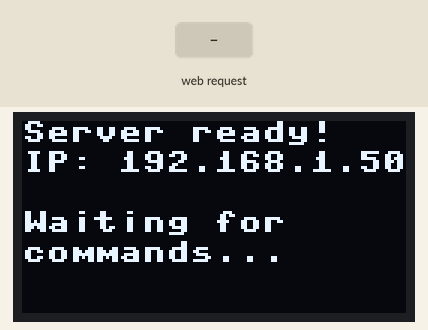
Recording of a program running on a simulated ESP32 board running MicroPython. Parts: 128×64 one-colour display. Inputs (shaded band) come from the test bench. WiFi joins after 1.5 s; what the program prints to the serial console is not drawn.

Above: at 3.3 s.
3.4 s: HTTP request GET /cmd/ received
At 4.3 s:
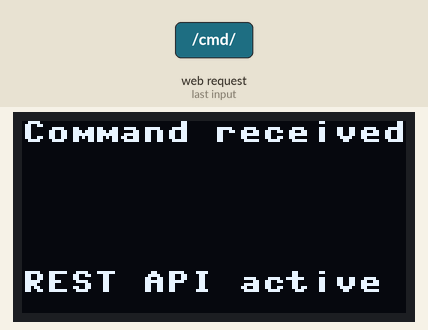
4.9 s: HTTP request GET / received
Timing chart, 0 to 7.9 s (numbered marks = the images above; inputs shaded):
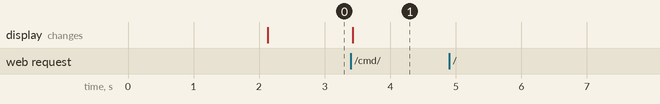

Measured:
- after the input at 3.4 s, the display: changes at once (image 1)
- after the input at 4.9 s, every drawn part: stays the same

The program:

230_robot_arm_controlled.py
```python
"""
Simple Web Server for ESP32 using MicroPython
This program creates a web server that accepts REST commands and displays them on an OLED screen.
"""

import socket
import network
import time
from machine import Pin, I2C
import ssd1306

# Wi-Fi Configuration
WIFI_SSID = "YourWiFiSSID"  # Replace with your Wi-Fi SSID
WIFI_PASSWORD = "YourWiFiPassword"  # Replace with your Wi-Fi password

# Server Configuration
HOST = '0.0.0.0'  # Listen on all available interfaces
PORT = 80  # Standard HTTP port

# OLED Display Setup (as seen in 010 lines.py)
i2c = I2C(0, scl=Pin(22), sda=Pin(21), freq=400000)
display = ssd1306.SSD1306_I2C(128, 64, i2c)
display.fill(0)
display.text("Server starting...", 0, 0)
display.show()

# Connect to Wi-Fi network
def connect_wifi():
    wlan = network.WLAN(network.STA_IF)
    wlan.active(True)

    if not wlan.isconnected():
        print(f"Connecting to {WIFI_SSID}...")
        display.fill(0)
        display.text(f"Connecting to", 0, 0)
        display.text(f"{WIFI_SSID}...", 0, 10)
        display.show()

        wlan.connect(WIFI_SSID, WIFI_PASSWORD)

        # Wait for connection with timeout
        timeout = 20
        while not wlan.isconnected() and timeout > 0:
            time.sleep(1)
            timeout -= 1

    if wlan.isconnected():
        ip, subnet, gateway, dns = wlan.ifconfig()
        print(f"Connected to {WIFI_SSID}")
        print(f"IP address: {ip}")

        display.fill(0)
        display.text("Connected!", 0, 0)
        display.text(f"IP: {ip}", 0, 10)
        display.show()

        return ip
    else:
        print("Failed to connect to WiFi")
        # Fall back to AP mode
        return start_ap_mode()

# Start Access Point mode if unable to connect to WiFi
def start_ap_mode():
    ap = network.WLAN(network.AP_IF)
    ap.active(True)
    ap.config(essid='ESP32Server', password='esp32pass')

    ip = ap.ifconfig()[0]
    print("Started Access Point: ESP32Server")
    print(f"Password: esp32pass")
    print(f"IP address: {ip}")

    display.fill(0)
    display.text("AP Mode:", 0, 0)
    display.text("ESP32Server", 0, 10)
    display.text(f"Pass: esp32pass", 0, 20)
    display.text(f"IP: {ip}", 0, 30)
    display.show()

    return ip

# Display received command on OLED
def display_command(command):
    display.fill(0)
    display.text("Command received:", 0, 0)

    # Split command into multiple lines if needed
    if len(command) > 16:  # If command is long, split it
        for i in range(0, len(command), 16):
            line = command[i:i+16]
            line_num = (i // 16) + 1
            if line_num <= 5:  # Display up to 5 lines (0-4 + header)
                display.text(line, 0, line_num * 10)
    else:
        display.text(command, 0, 10)

    display.text("REST API active", 0, 50)
    display.show()

# Parse HTTP request
def parse_request(request):
    # Basic HTTP request parsing
    request_lines = request.split(b'\r\n')
    request_line = request_lines[0].decode('utf-8')
    method, path, _ = request_line.split(' ', 2)
    return method, path

# Handle HTTP requests
def handle_request(client_socket):
    try:
        # Receive data from client
        request = client_socket.recv(1024)
        if not request:
            return

        # Parse the request
        method, path = parse_request(request)
        print(f"Received: {method} {path}")

        # Extract command from path
        if path.startswith('/cmd/'):
            command = path[5:]  # Remove '/cmd/' prefix
            display_command(command)
            response = "HTTP/1.1 200 OK\r\nContent-Type: text/plain\r\n\r\nCommand received: " + command
        elif path == '/':
            # Serve a simple HTML page with instructions
            html = """<!DOCTYPE html>
<html>
<head>
    <title>ESP32 REST Command Server</title>
    <meta name="viewport" content="width=device-width, initial-scale=1">
    <style>
        body { font-family: Arial; padding: 20px; text-align: center; }
        .container { max-width: 500px; margin: 0 auto; }
        input, button { padding: 10px; margin: 10px; }
        #commandInput { width: 80%; }
    </style>
</head>
<body>
    <div class="container">
        <h1>ESP32 REST Command Server</h1>
        <p>Send commands to display on the OLED screen:</p>

        <input type="text" id="commandInput" placeholder="Enter command">
        <button onclick="sendCommand()">Send</button>

        <div id="response" style="margin-top: 20px;"></div>

        <h2>REST API:</h2>
        <p>Send commands to: <code>/cmd/your-command-here</code></p>
    </div>

    <script>
        function sendCommand() {
            const command = document.getElementById('commandInput').value;
            if (!command) return;

            const url = '/cmd/' + encodeURIComponent(command);
            fetch(url)
                .then(response => response.text())
                .then(data => {
                    document.getElementById('response').innerText = data;
                })
                .catch(error => {
                    document.getElementById('response').innerText = 'Error: ' + error;
                });
        }
    </script>
</body>
</html>
"""
            response = "HTTP/1.1 200 OK\r\nContent-Type: text/html\r\n\r\n" + html
        else:
            # 404 Not Found for any other paths
            response = "HTTP/1.1 404 Not Found\r\nContent-Type: text/plain\r\n\r\nNot Found"

        # Send response
        client_socket.send(response.encode('utf-8'))

    except Exception as e:
        print(f"Error handling request: {e}")
    finally:
        # Close the connection
        client_socket.close()

# Main function
def main():
    # Connect to WiFi or start AP
    ip_address = connect_wifi()

    # Create socket server
    server_socket = socket.socket(socket.AF_INET, socket.SOCK_STREAM)
    server_socket.setsockopt(socket.SOL_SOCKET, socket.SO_REUSEADDR, 1)

    try:
        server_socket.bind((HOST, PORT))
        server_socket.listen(5)
        print(f"Server started at http://{ip_address}:{PORT}")

        display.fill(0)
        display.text("Server ready!", 0, 0)
        display.text(f"IP: {ip_address}", 0, 10)
        display.text("Waiting for", 0, 30)
        display.text("commands...", 0, 40)
        display.show()

        while True:
            # Accept client connection
            client_socket, addr = server_socket.accept()
            print(f"Connection from {addr}")

            # Handle the request
            handle_request(client_socket)

    except Exception as e:
        print(f"Server error: {e}")
        display.fill(0)
        display.text("Server error:", 0, 0)
        display.text(str(e)[:16], 0, 10)
        display.show()
    finally:
        server_socket.close()
        print("Server stopped")

# Start the program
if __name__ == "__main__":
    print("Starting REST Command Server")
    main()
```
